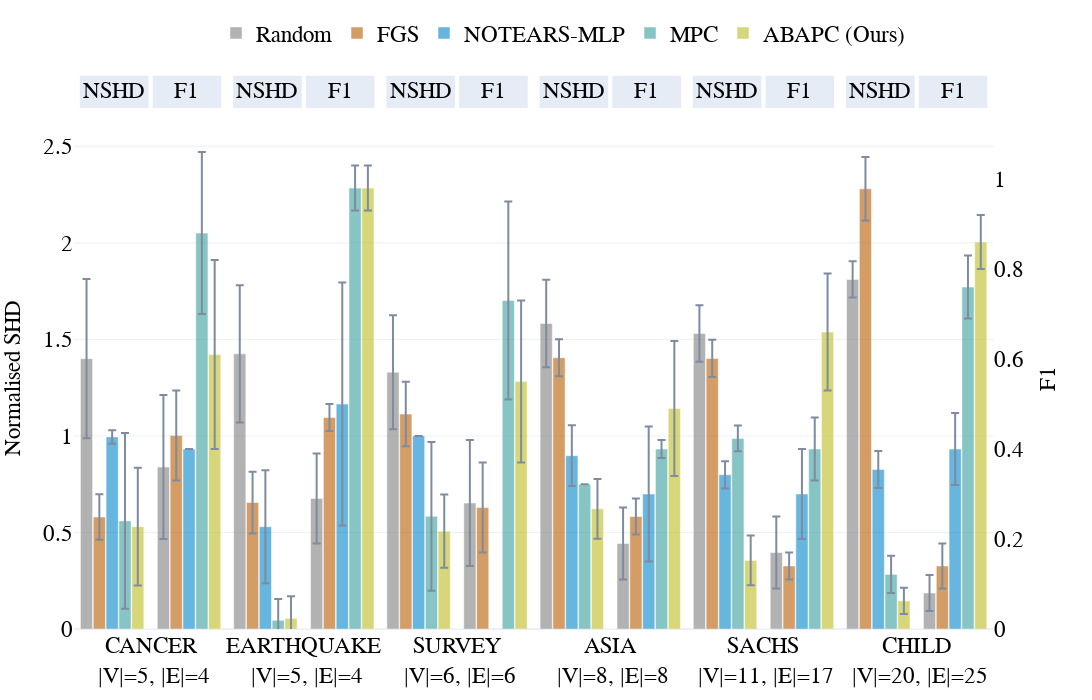
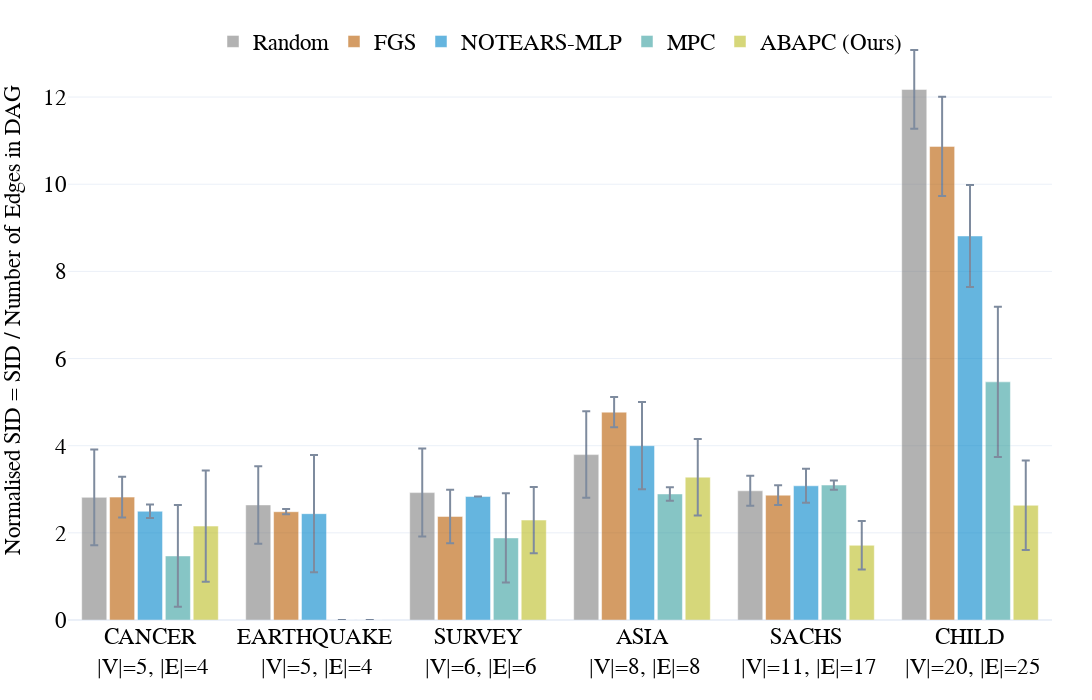
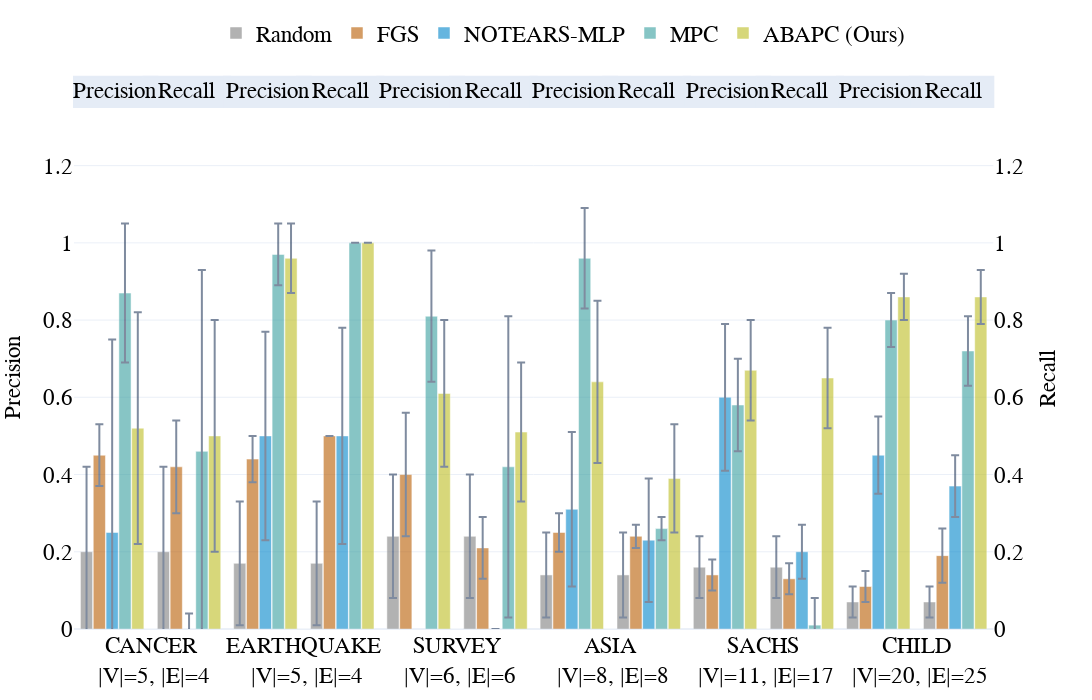

Notebook code cell kept with these figures, in order:
### Markdown cell above
## Structure Reconstruction Evaluation

### Code cell
# Plots by dataset (DAG)
if len(dag_all):
    methods = [m for m in default_methods if m in dag_all['model'].unique()]
    print('DAG plotting methods:', methods)
    double_bar_chart_plotly(
        dag_all, ['p_shd','F1'], names_dict, colors_dict, methods,
        save_figs=save_figs, font_size=23, output_name=str(REPO_ROOT / 'results/figs/Fig.bn_dag_SHD_SID.html'),
        debug=False, range_y1=[0,2.6], range_y2=[0,5.6], rect_exp=0.01
    )
    bar_chart_plotly(
        dag_all, 'p_SID', names_dict, colors_dict, methods,
        save_figs=save_figs, font_size=23, output_name=str(REPO_ROOT / 'results/figs/Fig.bn_dag_F1.html'),
        debug=False
    )
    double_bar_chart_plotly(
        dag_all, ['precision','recall'], names_dict, colors_dict, methods,
        save_figs=save_figs, font_size=23, output_name=str(REPO_ROOT / 'results/figs/Fig.bn_dag_prec_rec.html'),
        debug=False
    )
else:
    print('No DAG results found.')

### Figure 1 — Plotly figure (JSON) as saved in the notebook; plotly's stock layout.template omitted (floating-point values rounded to 4 significant figures)
{"data": [{"error_y": {"array": [0.4125, 0.355, 0.295, 0.2263, 0.1465, 0.094], "type": "data", "visible": true}, "marker": {"color": "#7f7f7f"}, "name": "Random", "offsetgroup": "0", "opacity": 0.6, "showlegend": true, "type": "bar", "x": ["CANCER<br> |V|=5, |E|=4", "EARTHQUAKE<br> |V|=5, |E|=4", "SURVEY<br> |V|=6, |E|=6", "ASIA<br> |V|=8, |E|=8", "SACHS<br> |V|=11, |E|=17", "CHILD<br> |V|=20, |E|=25"], "y": [1.4, 1.425, 1.33, 1.583, 1.531, 1.81], "yaxis": "y"}, {"error_y": {"array": [0.1175, 0.16, 0.1667, 0.09625, 0.09647, 0.1644], "type": "data", "visible": true}, "marker": {"color": "#b85c00"}, "name": "FGS", "offsetgroup": "1", "opacity": 0.6, "showlegend": true, "type": "bar", "x": ["CANCER<br> |V|=5, |E|=4", "EARTHQUAKE<br> |V|=5, |E|=4", "SURVEY<br> |V|=6, |E|=6", "ASIA<br> |V|=8, |E|=8", "SACHS<br> |V|=11, |E|=17", "CHILD<br> |V|=20, |E|=25"], "y": [0.58, 0.655, 1.113, 1.405, 1.401, 2.28], "yaxis": "y"}, {"error_y": {"array": [0.035, 0.2925, 0.0, 0.1575, 0.07059, 0.096], "type": "data", "visible": true}, "marker": {"color": "#0085CA"}, "name": "NOTEARS-MLP", "offsetgroup": "2", "opacity": 0.6, "showlegend": true, "type": "bar", "x": ["CANCER<br> |V|=5, |E|=4", "EARTHQUAKE<br> |V|=5, |E|=4", "SURVEY<br> |V|=6, |E|=6", "ASIA<br> |V|=8, |E|=8", "SACHS<br> |V|=11, |E|=17", "CHILD<br> |V|=20, |E|=25"], "y": [0.995, 0.53, 1.0, 0.8975, 0.7988, 0.8264], "yaxis": "y"}, {"error_y": {"array": [0.455, 0.11, 0.385, 0.0, 0.06647, 0.0964], "type": "data", "visible": true}, "marker": {"color": "#379f9f"}, "name": "MPC", "offsetgroup": "3", "opacity": 0.6, "showlegend": true, "type": "bar", "x": ["CANCER<br> |V|=5, |E|=4", "EARTHQUAKE<br> |V|=5, |E|=4", "SURVEY<br> |V|=6, |E|=6", "ASIA<br> |V|=8, |E|=8", "SACHS<br> |V|=11, |E|=17", "CHILD<br> |V|=20, |E|=25"], "y": [0.56, 0.045, 0.5833, 0.75, 0.9871, 0.2832], "yaxis": "y"}, {"error_y": {"array": [0.305, 0.115, 0.19, 0.155, 0.1288, 0.068], "type": "data", "visible": true}, "marker": {"color": "#bcbd22"}, "name": "ABAPC (Ours)", "offsetgroup": "4", "opacity": 0.6, "showlegend": true, "type": "bar", "x": ["CANCER<br> |V|=5, |E|=4", "EARTHQUAKE<br> |V|=5, |E|=4", "SURVEY<br> |V|=6, |E|=6", "ASIA<br> |V|=8, |E|=8", "SACHS<br> |V|=11, |E|=17", "CHILD<br> |V|=20, |E|=25"], "y": [0.53, 0.055, 0.5067, 0.6225, 0.3553, 0.1456], "yaxis": "y"}, {"marker": {"color": "white"}, "name": "", "offsetgroup": "5", "opacity": 1, "showlegend": false, "type": "bar", "x": ["CANCER<br> |V|=5, |E|=4", "EARTHQUAKE<br> |V|=5, |E|=4", "SURVEY<br> |V|=6, |E|=6", "ASIA<br> |V|=8, |E|=8", "SACHS<br> |V|=11, |E|=17", "CHILD<br> |V|=20, |E|=25"], "y": [0.0, 0.0, 0.0, 0.0, 0.0, 0.0]}, {"error_y": {"array": [0.16, 0.1, 0.14, 0.08, 0.08, 0.04], "type": "data", "visible": true}, "marker": {"color": "#7f7f7f"}, "name": "Random", "offsetgroup": "6", "opacity": 0.6, "showlegend": false, "type": "bar", "x": ["CANCER<br> |V|=5, |E|=4", "EARTHQUAKE<br> |V|=5, |E|=4", "SURVEY<br> |V|=6, |E|=6", "ASIA<br> |V|=8, |E|=8", "SACHS<br> |V|=11, |E|=17", "CHILD<br> |V|=20, |E|=25"], "y": [0.36, 0.29, 0.28, 0.19, 0.17, 0.08], "yaxis": "y2"}, {"error_y": {"array": [0.1, 0.03, 0.1, 0.04, 0.03, 0.05], "type": "data", "visible": true}, "marker": {"color": "#b85c00"}, "name": "FGS", "offsetgroup": "7", "opacity": 0.6, "showlegend": false, "type": "bar", "x": ["CANCER<br> |V|=5, |E|=4", "EARTHQUAKE<br> |V|=5, |E|=4", "SURVEY<br> |V|=6, |E|=6", "ASIA<br> |V|=8, |E|=8", "SACHS<br> |V|=11, |E|=17", "CHILD<br> |V|=20, |E|=25"], "y": [0.43, 0.47, 0.27, 0.25, 0.14, 0.14], "yaxis": "y2"}, {"error_y": {"array": [null, 0.27, null, 0.15, 0.1, 0.08], "type": "data", "visible": true}, "marker": {"color": "#0085CA"}, "name": "NOTEARS-MLP", "offsetgroup": "8", "opacity": 0.6, "showlegend": false, "type": "bar", "x": ["CANCER<br> |V|=5, |E|=4", "EARTHQUAKE<br> |V|=5, |E|=4", "SURVEY<br> |V|=6, |E|=6", "ASIA<br> |V|=8, |E|=8", "SACHS<br> |V|=11, |E|=17", "CHILD<br> |V|=20, |E|=25"], "y": [0.4, 0.5, null, 0.3, 0.3, 0.4], "yaxis": "y2"}, {"error_y": {"array": [0.18, 0.05, 0.22, 0.02, 0.07, 0.07], "type": "data", "visible": true}, "marker": {"color": "#379f9f"}, "name": "MPC", "offsetgroup": "9", "opacity": 0.6, "showlegend": false, "type": "bar", "x": ["CANCER<br> |V|=5, |E|=4", "EARTHQUAKE<br> |V|=5, |E|=4", "SURVEY<br> |V|=6, |E|=6", "ASIA<br> |V|=8, |E|=8", "SACHS<br> |V|=11, |E|=17", "CHILD<br> |V|=20, |E|=25"], "y": [0.88, 0.98, 0.73, 0.4, 0.4, 0.76], "yaxis": "y2"}, {"error_y": {"array": [0.21, 0.05, 0.18, 0.15, 0.13, 0.06], "type": "data", "visible": true}, "marker": {"color": "#bcbd22"}, "name": "ABAPC (Ours)", "offsetgroup": "10", "opacity": 0.6, "showlegend": false, "type": "bar", "x": ["CANCER<br> |V|=5, |E|=4", "EARTHQUAKE<br> |V|=5, |E|=4", "SURVEY<br> |V|=6, |E|=6", "ASIA<br> |V|=8, |E|=8", "SACHS<br> |V|=11, |E|=17", "CHILD<br> |V|=20, |E|=25"], "y": [0.61, 0.98, 0.55, 0.49, 0.66, 0.86], "yaxis": "y2"}], "layout": {"annotations": [{"font": {"color": "black", "size": 23}, "showarrow": false, "text": "         NSHD         ", "x": 0.04375, "xanchor": "center", "xref": "x domain", "y": 1.07, "yanchor": "middle", "yref": "y domain"}, {"font": {"color": "black", "size": 23}, "showarrow": false, "text": "           F1           ", "x": 0.1229, "xanchor": "center", "xref": "x domain", "y": 1.07, "yanchor": "middle", "yref": "y domain"}, {"font": {"color": "black", "size": 23}, "showarrow": false, "text": "         NSHD         ", "x": 0.2104, "xanchor": "center", "xref": "x domain", "y": 1.07, "yanchor": "middle", "yref": "y domain"}, {"font": {"color": "black", "size": 23}, "showarrow": false, "text": "           F1           ", "x": 0.2896, "xanchor": "center", "xref": "x domain", "y": 1.07, "yanchor": "middle", "yref": "y domain"}, {"font": {"color": "black", "size": 23}, "showarrow": false, "text": "         NSHD         ", "x": 0.3771, "xanchor": "center", "xref": "x domain", "y": 1.07, "yanchor": "middle", "yref": "y domain"}, {"font": {"color": "black", "size": 23}, "showarrow": false, "text": "           F1           ", "x": 0.4562, "xanchor": "center", "xref": "x domain", "y": 1.07, "yanchor": "middle", "yref": "y domain"}, {"font": {"color": "black", "size": 23}, "showarrow": false, "text": "         NSHD         ", "x": 0.5437, "xanchor": "center", "xref": "x domain", "y": 1.07, "yanchor": "middle", "yref": "y domain"}, {"font": {"color": "black", "size": 23}, "showarrow": false, "text": "           F1           ", "x": 0.6229, "xanchor": "center", "xref": "x domain", "y": 1.07, "yanchor": "middle", "yref": "y domain"}, {"font": {"color": "black", "size": 23}, "showarrow": false, "text": "         NSHD         ", "x": 0.7104, "xanchor": "center", "xref": "x domain", "y": 1.07, "yanchor": "middle", "yref": "y domain"}, {"font": {"color": "black", "size": 23}, "showarrow": false, "text": "           F1           ", "x": 0.7896, "xanchor": "center", "xref": "x domain", "y": 1.07, "yanchor": "middle", "yref": "y domain"}, {"font": {"color": "black", "size": 23}, "showarrow": false, "text": "         NSHD         ", "x": 0.8771, "xanchor": "center", "xref": "x domain", "y": 1.07, "yanchor": "middle", "yref": "y domain"}, {"font": {"color": "black", "size": 23}, "showarrow": false, "text": "           F1           ", "x": 0.9562, "xanchor": "center", "xref": "x domain", "y": 1.07, "yanchor": "middle", "yref": "y domain"}], "bargap": 0.08, "bargroupgap": 0.05, "barmode": "group", "font": {"color": "black", "family": "Serif", "size": 23}, "height": 700, "hovermode": "x unified", "legend": {"orientation": "h", "x": 0.5, "xanchor": "center", "y": 1.23, "yanchor": "top"}, "margin": {"b": 70, "l": 40, "r": 40, "t": 80}, "shapes": [{"fillcolor": "#E5ECF6", "layer": "below", "line": {"color": "#E5ECF6", "width": 2}, "type": "rect", "x0": 0.0075, "x1": 0.08, "xref": "x domain", "y0": 1.04, "y1": 1.1, "yref": "y domain"}, {"fillcolor": "#E5ECF6", "layer": "below", "line": {"color": "#E5ECF6", "width": 2}, "type": "rect", "x0": 0.08667, "x1": 0.1592, "xref": "x domain", "y0": 1.04, "y1": 1.1, "yref": "y domain"}, {"fillcolor": "#E5ECF6", "layer": "below", "line": {"color": "#E5ECF6", "width": 2}, "type": "rect", "x0": 0.1742, "x1": 0.2467, "xref": "x domain", "y0": 1.04, "y1": 1.1, "yref": "y domain"}, {"fillcolor": "#E5ECF6", "layer": "below", "line": {"color": "#E5ECF6", "width": 2}, "type": "rect", "x0": 0.2533, "x1": 0.3258, "xref": "x domain", "y0": 1.04, "y1": 1.1, "yref": "y domain"}, {"fillcolor": "#E5ECF6", "layer": "below", "line": {"color": "#E5ECF6", "width": 2}, "type": "rect", "x0": 0.3408, "x1": 0.4133, "xref": "x domain", "y0": 1.04, "y1": 1.1, "yref": "y domain"}, {"fillcolor": "#E5ECF6", "layer": "below", "line": {"color": "#E5ECF6", "width": 2}, "type": "rect", "x0": 0.42, "x1": 0.4925, "xref": "x domain", "y0": 1.04, "y1": 1.1, "yref": "y domain"}, {"fillcolor": "#E5ECF6", "layer": "below", "line": {"color": "#E5ECF6", "width": 2}, "type": "rect", "x0": 0.5075, "x1": 0.58, "xref": "x domain", "y0": 1.04, "y1": 1.1, "yref": "y domain"}, {"fillcolor": "#E5ECF6", "layer": "below", "line": {"color": "#E5ECF6", "width": 2}, "type": "rect", "x0": 0.5867, "x1": 0.6592, "xref": "x domain", "y0": 1.04, "y1": 1.1, "yref": "y domain"}, {"fillcolor": "#E5ECF6", "layer": "below", "line": {"color": "#E5ECF6", "width": 2}, "type": "rect", "x0": 0.6742, "x1": 0.7467, "xref": "x domain", "y0": 1.04, "y1": 1.1, "yref": "y domain"}, {"fillcolor": "#E5ECF6", "layer": "below", "line": {"color": "#E5ECF6", "width": 2}, "type": "rect", "x0": 0.7533, "x1": 0.8258, "xref": "x domain", "y0": 1.04, "y1": 1.1, "yref": "y domain"}, {"fillcolor": "#E5ECF6", "layer": "below", "line": {"color": "#E5ECF6", "width": 2}, "type": "rect", "x0": 0.8408, "x1": 0.9133, "xref": "x domain", "y0": 1.04, "y1": 1.1, "yref": "y domain"}, {"fillcolor": "#E5ECF6", "layer": "below", "line": {"color": "#E5ECF6", "width": 2}, "type": "rect", "x0": 0.92, "x1": 0.9925, "xref": "x domain", "y0": 1.04, "y1": 1.1, "yref": "y domain"}], "width": 1600, "xaxis": {"anchor": "y", "domain": [0, 0.94]}, "yaxis": {"anchor": "x", "domain": [0, 1], "range": [0, 2.6], "title": {"font": {"size": 23}, "text": "Normalised SHD"}}, "yaxis2": {"anchor": "x", "overlaying": "y", "scaleanchor": 0, "showgrid": false, "showline": false, "showticklabels": true, "side": "right", "title": {"font": {"size": 23}, "text": "F1"}, "zeroline": true}}}

### Figure 2 — Plotly figure (JSON) as saved in the notebook; plotly's stock layout.template omitted (floating-point values rounded to 4 significant figures)
{"data": [{"error_y": {"array": [1.1, 0.8875, 1.01, 0.9925, 0.3453, 0.9048], "type": "data", "visible": true}, "marker": {"color": "#7f7f7f"}, "name": "Random", "opacity": 0.6, "type": "bar", "x": ["CANCER<br> |V|=5, |E|=4", "EARTHQUAKE<br> |V|=5, |E|=4", "SURVEY<br> |V|=6, |E|=6", "ASIA<br> |V|=8, |E|=8", "SACHS<br> |V|=11, |E|=17", "CHILD<br> |V|=20, |E|=25"], "y": [2.815, 2.64, 2.923, 3.795, 2.965, 12.18]}, {"error_y": {"array": [0.47, 0.06, 0.6133, 0.3475, 0.2265, 1.138], "type": "data", "visible": true}, "marker": {"color": "#b85c00"}, "name": "FGS", "opacity": 0.6, "type": "bar", "x": ["CANCER<br> |V|=5, |E|=4", "EARTHQUAKE<br> |V|=5, |E|=4", "SURVEY<br> |V|=6, |E|=6", "ASIA<br> |V|=8, |E|=8", "SACHS<br> |V|=11, |E|=17", "CHILD<br> |V|=20, |E|=25"], "y": [2.82, 2.485, 2.377, 4.77, 2.865, 10.87]}, {"error_y": {"array": [0.155, 1.345, 0.0, 1.0, 0.3888, 1.17], "type": "data", "visible": true}, "marker": {"color": "#0085CA"}, "name": "NOTEARS-MLP", "opacity": 0.6, "type": "bar", "x": ["CANCER<br> |V|=5, |E|=4", "EARTHQUAKE<br> |V|=5, |E|=4", "SURVEY<br> |V|=6, |E|=6", "ASIA<br> |V|=8, |E|=8", "SACHS<br> |V|=11, |E|=17", "CHILD<br> |V|=20, |E|=25"], "y": [2.495, 2.44, 2.833, 4.0, 3.08, 8.813]}, {"error_y": {"array": [1.167, 0.0, 1.025, 0.1562, 0.1053, 1.725], "type": "data", "visible": true}, "marker": {"color": "#379f9f"}, "name": "MPC", "opacity": 0.6, "type": "bar", "x": ["CANCER<br> |V|=5, |E|=4", "EARTHQUAKE<br> |V|=5, |E|=4", "SURVEY<br> |V|=6, |E|=6", "ASIA<br> |V|=8, |E|=8", "SACHS<br> |V|=11, |E|=17", "CHILD<br> |V|=20, |E|=25"], "y": [1.47, 0.0, 1.883, 2.893, 3.096, 5.465]}, {"error_y": {"array": [1.278, 0.0, 0.76, 0.8775, 0.5576, 1.026], "type": "data", "visible": true}, "marker": {"color": "#bcbd22"}, "name": "ABAPC (Ours)", "opacity": 0.6, "type": "bar", "x": ["CANCER<br> |V|=5, |E|=4", "EARTHQUAKE<br> |V|=5, |E|=4", "SURVEY<br> |V|=6, |E|=6", "ASIA<br> |V|=8, |E|=8", "SACHS<br> |V|=11, |E|=17", "CHILD<br> |V|=20, |E|=25"], "y": [2.155, 0.0, 2.293, 3.277, 1.715, 2.632]}], "layout": {"bargap": 0.15, "bargroupgap": 0.1, "barmode": "group", "font": {"color": "black", "family": "Serif", "size": 23}, "height": 700, "hovermode": "x unified", "legend": {"orientation": "h", "x": 0.5, "xanchor": "center", "y": 1, "yanchor": "top"}, "margin": {"b": 80, "l": 40, "r": 40, "t": 20}, "width": 1600, "yaxis": {"title": {"font": {"size": 23}, "text": "Normalised SID = SID / Number of Edges in DAG"}}}}

### Figure 3 — Plotly figure (JSON) as saved in the notebook; plotly's stock layout.template omitted (floating-point values rounded to 4 significant figures)
{"data": [{"error_y": {"array": [0.22, 0.16, 0.16, 0.11, 0.08, 0.04], "type": "data", "visible": true}, "marker": {"color": "#7f7f7f"}, "name": "Random", "offsetgroup": "0", "opacity": 0.6, "showlegend": true, "type": "bar", "x": ["CANCER<br> |V|=5, |E|=4", "EARTHQUAKE<br> |V|=5, |E|=4", "SURVEY<br> |V|=6, |E|=6", "ASIA<br> |V|=8, |E|=8", "SACHS<br> |V|=11, |E|=17", "CHILD<br> |V|=20, |E|=25"], "y": [0.2, 0.17, 0.24, 0.14, 0.16, 0.07], "yaxis": "y"}, {"error_y": {"array": [0.08, 0.06, 0.16, 0.05, 0.04, 0.04], "type": "data", "visible": true}, "marker": {"color": "#b85c00"}, "name": "FGS", "offsetgroup": "1", "opacity": 0.6, "showlegend": true, "type": "bar", "x": ["CANCER<br> |V|=5, |E|=4", "EARTHQUAKE<br> |V|=5, |E|=4", "SURVEY<br> |V|=6, |E|=6", "ASIA<br> |V|=8, |E|=8", "SACHS<br> |V|=11, |E|=17", "CHILD<br> |V|=20, |E|=25"], "y": [0.45, 0.44, 0.4, 0.25, 0.14, 0.11], "yaxis": "y"}, {"error_y": {"array": [0.5, 0.27, null, 0.2, 0.19, 0.1], "type": "data", "visible": true}, "marker": {"color": "#0085CA"}, "name": "NOTEARS-MLP", "offsetgroup": "2", "opacity": 0.6, "showlegend": true, "type": "bar", "x": ["CANCER<br> |V|=5, |E|=4", "EARTHQUAKE<br> |V|=5, |E|=4", "SURVEY<br> |V|=6, |E|=6", "ASIA<br> |V|=8, |E|=8", "SACHS<br> |V|=11, |E|=17", "CHILD<br> |V|=20, |E|=25"], "y": [0.25, 0.5, null, 0.31, 0.6, 0.45], "yaxis": "y"}, {"error_y": {"array": [0.18, 0.08, 0.17, 0.13, 0.12, 0.07], "type": "data", "visible": true}, "marker": {"color": "#379f9f"}, "name": "MPC", "offsetgroup": "3", "opacity": 0.6, "showlegend": true, "type": "bar", "x": ["CANCER<br> |V|=5, |E|=4", "EARTHQUAKE<br> |V|=5, |E|=4", "SURVEY<br> |V|=6, |E|=6", "ASIA<br> |V|=8, |E|=8", "SACHS<br> |V|=11, |E|=17", "CHILD<br> |V|=20, |E|=25"], "y": [0.87, 0.97, 0.81, 0.96, 0.58, 0.8], "yaxis": "y"}, {"error_y": {"array": [0.3, 0.09, 0.19, 0.21, 0.13, 0.06], "type": "data", "visible": true}, "marker": {"color": "#bcbd22"}, "name": "ABAPC (Ours)", "offsetgroup": "4", "opacity": 0.6, "showlegend": true, "type": "bar", "x": ["CANCER<br> |V|=5, |E|=4", "EARTHQUAKE<br> |V|=5, |E|=4", "SURVEY<br> |V|=6, |E|=6", "ASIA<br> |V|=8, |E|=8", "SACHS<br> |V|=11, |E|=17", "CHILD<br> |V|=20, |E|=25"], "y": [0.52, 0.96, 0.61, 0.64, 0.67, 0.86], "yaxis": "y"}, {"marker": {"color": "white"}, "name": "", "offsetgroup": "5", "opacity": 1, "showlegend": false, "type": "bar", "x": ["CANCER<br> |V|=5, |E|=4", "EARTHQUAKE<br> |V|=5, |E|=4", "SURVEY<br> |V|=6, |E|=6", "ASIA<br> |V|=8, |E|=8", "SACHS<br> |V|=11, |E|=17", "CHILD<br> |V|=20, |E|=25"], "y": [0.0, 0.0, 0.0, 0.0, 0.0, 0.0]}, {"error_y": {"array": [0.22, 0.16, 0.16, 0.11, 0.08, 0.04], "type": "data", "visible": true}, "marker": {"color": "#7f7f7f"}, "name": "Random", "offsetgroup": "6", "opacity": 0.6, "showlegend": false, "type": "bar", "x": ["CANCER<br> |V|=5, |E|=4", "EARTHQUAKE<br> |V|=5, |E|=4", "SURVEY<br> |V|=6, |E|=6", "ASIA<br> |V|=8, |E|=8", "SACHS<br> |V|=11, |E|=17", "CHILD<br> |V|=20, |E|=25"], "y": [0.2, 0.17, 0.24, 0.14, 0.16, 0.07], "yaxis": "y2"}, {"error_y": {"array": [0.12, 0, 0.08, 0.03, 0.04, 0.07], "type": "data", "visible": true}, "marker": {"color": "#b85c00"}, "name": "FGS", "offsetgroup": "7", "opacity": 0.6, "showlegend": false, "type": "bar", "x": ["CANCER<br> |V|=5, |E|=4", "EARTHQUAKE<br> |V|=5, |E|=4", "SURVEY<br> |V|=6, |E|=6", "ASIA<br> |V|=8, |E|=8", "SACHS<br> |V|=11, |E|=17", "CHILD<br> |V|=20, |E|=25"], "y": [0.42, 0.5, 0.21, 0.24, 0.13, 0.19], "yaxis": "y2"}, {"error_y": {"array": [0.04, 0.28, 0, 0.16, 0.07, 0.08], "type": "data", "visible": true}, "marker": {"color": "#0085CA"}, "name": "NOTEARS-MLP", "offsetgroup": "8", "opacity": 0.6, "showlegend": false, "type": "bar", "x": ["CANCER<br> |V|=5, |E|=4", "EARTHQUAKE<br> |V|=5, |E|=4", "SURVEY<br> |V|=6, |E|=6", "ASIA<br> |V|=8, |E|=8", "SACHS<br> |V|=11, |E|=17", "CHILD<br> |V|=20, |E|=25"], "y": [0, 0.5, 0, 0.23, 0.2, 0.37], "yaxis": "y2"}, {"error_y": {"array": [0.47, 0, 0.39, 0.03, 0.07, 0.09], "type": "data", "visible": true}, "marker": {"color": "#379f9f"}, "name": "MPC", "offsetgroup": "9", "opacity": 0.6, "showlegend": false, "type": "bar", "x": ["CANCER<br> |V|=5, |E|=4", "EARTHQUAKE<br> |V|=5, |E|=4", "SURVEY<br> |V|=6, |E|=6", "ASIA<br> |V|=8, |E|=8", "SACHS<br> |V|=11, |E|=17", "CHILD<br> |V|=20, |E|=25"], "y": [0.46, 1, 0.42, 0.26, 0.01, 0.72], "yaxis": "y2"}, {"error_y": {"array": [0.3, 0, 0.18, 0.14, 0.13, 0.07], "type": "data", "visible": true}, "marker": {"color": "#bcbd22"}, "name": "ABAPC (Ours)", "offsetgroup": "10", "opacity": 0.6, "showlegend": false, "type": "bar", "x": ["CANCER<br> |V|=5, |E|=4", "EARTHQUAKE<br> |V|=5, |E|=4", "SURVEY<br> |V|=6, |E|=6", "ASIA<br> |V|=8, |E|=8", "SACHS<br> |V|=11, |E|=17", "CHILD<br> |V|=20, |E|=25"], "y": [0.5, 1, 0.51, 0.39, 0.65, 0.86], "yaxis": "y2"}], "layout": {"annotations": [{"font": {"color": "black", "size": 23}, "showarrow": false, "text": "      Precision      ", "x": 0.04375, "xanchor": "center", "xref": "x domain", "y": 1.07, "yanchor": "middle", "yref": "y domain"}, {"font": {"color": "black", "size": 23}, "showarrow": false, "text": "        Recall        ", "x": 0.1229, "xanchor": "center", "xref": "x domain", "y": 1.07, "yanchor": "middle", "yref": "y domain"}, {"font": {"color": "black", "size": 23}, "showarrow": false, "text": "      Precision      ", "x": 0.2104, "xanchor": "center", "xref": "x domain", "y": 1.07, "yanchor": "middle", "yref": "y domain"}, {"font": {"color": "black", "size": 23}, "showarrow": false, "text": "        Recall        ", "x": 0.2896, "xanchor": "center", "xref": "x domain", "y": 1.07, "yanchor": "middle", "yref": "y domain"}, {"font": {"color": "black", "size": 23}, "showarrow": false, "text": "      Precision      ", "x": 0.3771, "xanchor": "center", "xref": "x domain", "y": 1.07, "yanchor": "middle", "yref": "y domain"}, {"font": {"color": "black", "size": 23}, "showarrow": false, "text": "        Recall        ", "x": 0.4562, "xanchor": "center", "xref": "x domain", "y": 1.07, "yanchor": "middle", "yref": "y domain"}, {"font": {"color": "black", "size": 23}, "showarrow": false, "text": "      Precision      ", "x": 0.5437, "xanchor": "center", "xref": "x domain", "y": 1.07, "yanchor": "middle", "yref": "y domain"}, {"font": {"color": "black", "size": 23}, "showarrow": false, "text": "        Recall        ", "x": 0.6229, "xanchor": "center", "xref": "x domain", "y": 1.07, "yanchor": "middle", "yref": "y domain"}, {"font": {"color": "black", "size": 23}, "showarrow": false, "text": "      Precision      ", "x": 0.7104, "xanchor": "center", "xref": "x domain", "y": 1.07, "yanchor": "middle", "yref": "y domain"}, {"font": {"color": "black", "size": 23}, "showarrow": false, "text": "        Recall        ", "x": 0.7896, "xanchor": "center", "xref": "x domain", "y": 1.07, "yanchor": "middle", "yref": "y domain"}, {"font": {"color": "black", "size": 23}, "showarrow": false, "text": "      Precision      ", "x": 0.8771, "xanchor": "center", "xref": "x domain", "y": 1.07, "yanchor": "middle", "yref": "y domain"}, {"font": {"color": "black", "size": 23}, "showarrow": false, "text": "        Recall        ", "x": 0.9562, "xanchor": "center", "xref": "x domain", "y": 1.07, "yanchor": "middle", "yref": "y domain"}], "bargap": 0.08, "bargroupgap": 0.05, "barmode": "group", "font": {"color": "black", "family": "Serif", "size": 23}, "height": 700, "hovermode": "x unified", "legend": {"orientation": "h", "x": 0.5, "xanchor": "center", "y": 1.23, "yanchor": "top"}, "margin": {"b": 70, "l": 40, "r": 40, "t": 80}, "shapes": [{"fillcolor": "#E5ECF6", "layer": "below", "line": {"color": "#E5ECF6", "width": 2}, "type": "rect", "x0": 0, "x1": 0.09083, "xref": "x domain", "y0": 1.04, "y1": 1.1, "yref": "y domain"}, {"fillcolor": "#E5ECF6", "layer": "below", "line": {"color": "#E5ECF6", "width": 2}, "type": "rect", "x0": 0.07583, "x1": 0.17, "xref": "x domain", "y0": 1.04, "y1": 1.1, "yref": "y domain"}, {"fillcolor": "#E5ECF6", "layer": "below", "line": {"color": "#E5ECF6", "width": 2}, "type": "rect", "x0": 0.1633, "x1": 0.2575, "xref": "x domain", "y0": 1.04, "y1": 1.1, "yref": "y domain"}, {"fillcolor": "#E5ECF6", "layer": "below", "line": {"color": "#E5ECF6", "width": 2}, "type": "rect", "x0": 0.2425, "x1": 0.3367, "xref": "x domain", "y0": 1.04, "y1": 1.1, "yref": "y domain"}, {"fillcolor": "#E5ECF6", "layer": "below", "line": {"color": "#E5ECF6", "width": 2}, "type": "rect", "x0": 0.33, "x1": 0.4242, "xref": "x domain", "y0": 1.04, "y1": 1.1, "yref": "y domain"}, {"fillcolor": "#E5ECF6", "layer": "below", "line": {"color": "#E5ECF6", "width": 2}, "type": "rect", "x0": 0.4092, "x1": 0.5033, "xref": "x domain", "y0": 1.04, "y1": 1.1, "yref": "y domain"}, {"fillcolor": "#E5ECF6", "layer": "below", "line": {"color": "#E5ECF6", "width": 2}, "type": "rect", "x0": 0.4967, "x1": 0.5908, "xref": "x domain", "y0": 1.04, "y1": 1.1, "yref": "y domain"}, {"fillcolor": "#E5ECF6", "layer": "below", "line": {"color": "#E5ECF6", "width": 2}, "type": "rect", "x0": 0.5758, "x1": 0.67, "xref": "x domain", "y0": 1.04, "y1": 1.1, "yref": "y domain"}, {"fillcolor": "#E5ECF6", "layer": "below", "line": {"color": "#E5ECF6", "width": 2}, "type": "rect", "x0": 0.6633, "x1": 0.7575, "xref": "x domain", "y0": 1.04, "y1": 1.1, "yref": "y domain"}, {"fillcolor": "#E5ECF6", "layer": "below", "line": {"color": "#E5ECF6", "width": 2}, "type": "rect", "x0": 0.7425, "x1": 0.8367, "xref": "x domain", "y0": 1.04, "y1": 1.1, "yref": "y domain"}, {"fillcolor": "#E5ECF6", "layer": "below", "line": {"color": "#E5ECF6", "width": 2}, "type": "rect", "x0": 0.83, "x1": 0.9242, "xref": "x domain", "y0": 1.04, "y1": 1.1, "yref": "y domain"}, {"fillcolor": "#E5ECF6", "layer": "below", "line": {"color": "#E5ECF6", "width": 2}, "type": "rect", "x0": 0.9092, "x1": 1, "xref": "x domain", "y0": 1.04, "y1": 1.1, "yref": "y domain"}], "width": 1600, "xaxis": {"anchor": "y", "domain": [0, 0.94]}, "yaxis": {"anchor": "x", "domain": [0, 1], "range": [0, 1.3], "title": {"font": {"size": 23}, "text": "Precision"}}, "yaxis2": {"anchor": "x", "overlaying": "y", "range": [0, 1.3], "scaleanchor": 0, "showgrid": false, "showline": false, "showticklabels": true, "side": "right", "title": {"font": {"size": 23}, "text": "Recall"}, "zeroline": true}}}
